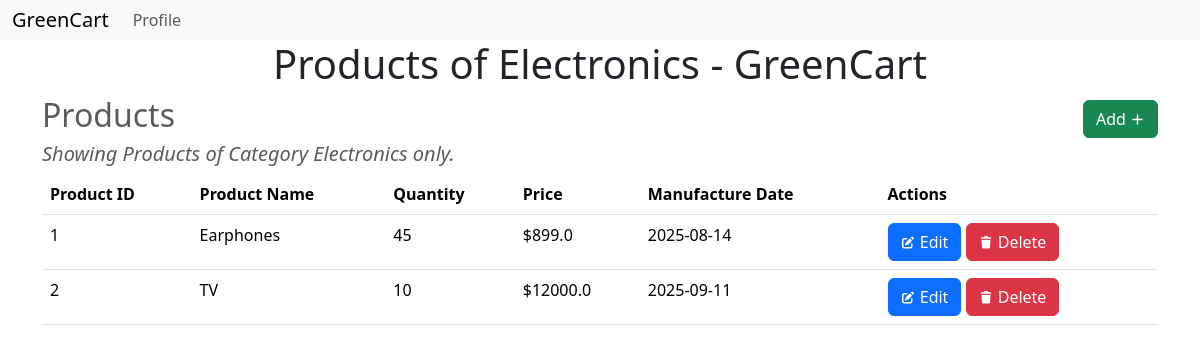
The page /category/1/show (signed in) on the database as committed earlier.
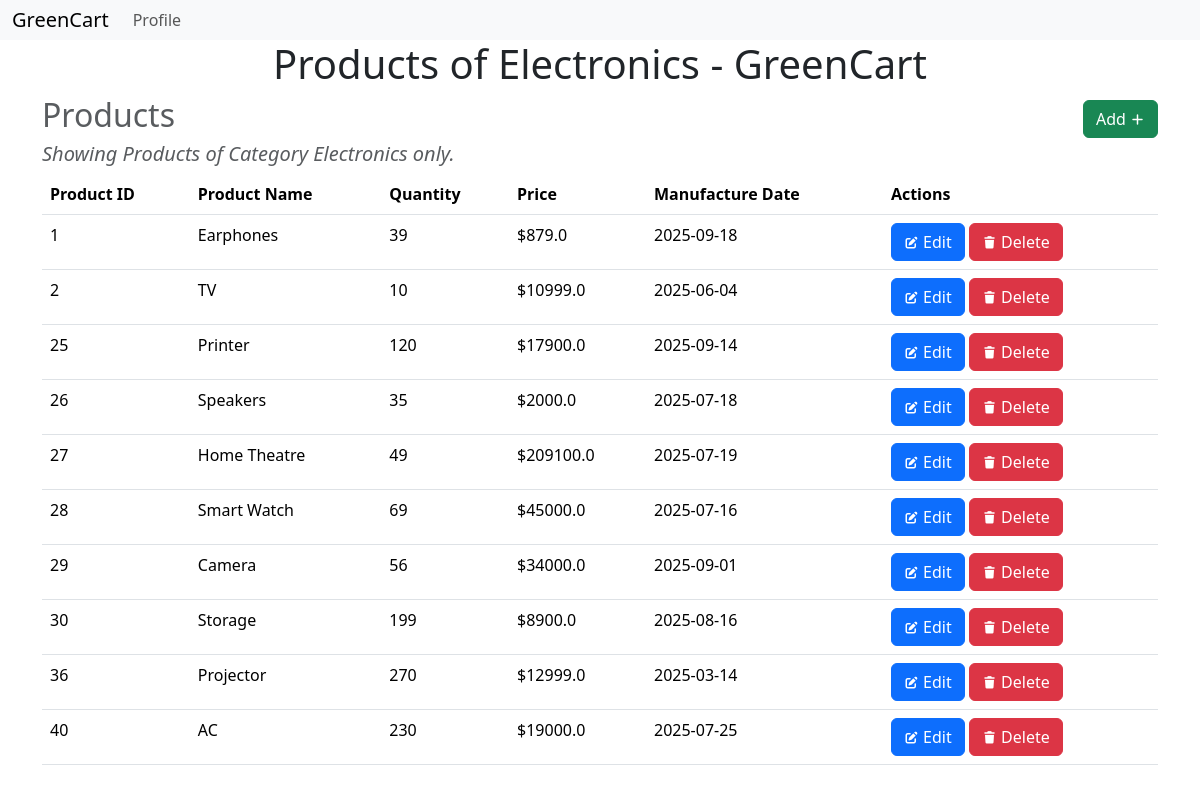
The same page on the database as committed later.
### models.py (models this page shows)
class Category(db.Model):
    __tablename__ = 'category'
    id = db.Column(db.Integer, primary_key=True)
    name = db.Column(db.String(64), unique=True, nullable=False)
    products = db.relationship('Product', backref='category', lazy=True)

class Product(db.Model):
    __tablename__ = 'product'
    id = db.Column(db.Integer, primary_key=True)
    name = db.Column(db.String(128), nullable=False)
    category_id = db.Column(db.Integer, db.ForeignKey('category.id'), nullable=False)
    quantity = db.Column(db.Integer, nullable=False)
    price = db.Column(db.Float, nullable=False)
    man_date = db.Column(db.Date, nullable=False)
    cart = db.relationship('Cart', backref='product', lazy=True)
    orders = db.relationship('Order', backref='product', lazy=True)

### routes.py (the view)
@app.route('/category/<int:id>/show')
@admin_required
def show_category(id):
    return render_template('category/show.html', user=User.query.get(session['user_id']), category=Category.query.get(id))

### routes.py (called while the page is built)
def admin_required(func):
    @wraps(func)
    def inner(*args, **kwargs):
        if 'user_id' not in session:
            flash('Please log in to access this page.')
            return redirect(url_for('login'))
        user = User.query.get(session['user_id'])
        if not user.is_admin:
            flash('You are not authorized to view this page.')
            return redirect(url_for('index'))
        return func(*args, **kwargs)
    return inner

### templates/category/show.html (shortened to what this page needs)
{% extends 'layout.html' %}
{% block content %}
    <h1>Products of {{category.name}} - GreenCart</h1>
    <div class="heading">
        <h2 class="text-muted">Products</h2>
        <a class="btn btn-success" href="{{url_for('add_product', category_id=category.id)}}">
            Add
            <i class="fas fa-plus fa-xs"></i>
        </a>
    </div>
    <h5 class="text-muted">
        <em>
            Showing Products of Category {{category.name}} only.
        </em>
    </h5>
    <table class="table">
        <thead>
            <tr>
                <th>Product ID</th>
                <th>Product Name</th>
                <th>Quantity</th>
                <th>Price</th>
                <th>Manufacture Date</th>
                <th>Actions</th>
            </tr>
        </thead>
        <body>
            {% for product in category.products %}
                <tr>
                    <td>{{ product.id }}</td>
                    <td>{{ product.name }}</td>
                    <td>{{ product.quantity }}</td>
                    <td>${{ product.price }}</td>
                    <td>{{product.man_date}}</td>
                    <td>
                        <a class="btn btn-primary" href="{{ url_for('edit_product', id=product.id) }}">
                            <i class="fas fa-edit fa-xs"></i>
                            Edit
                        </a>
                        <a class="btn btn-danger" href="{{ url_for('delete_product', id=product.id) }}">
                            <i class="fas fa-trash fa-xs"></i>
                            Delete
                        </a>
                    </td>
                </tr>
            {% endfor %}
        </body>
    </table>
{% endblock %}

### templates/layout.html (shortened to what this page needs)
<!DOCTYPE html>
<html lang="en">
<head>
    <link href="https://cdn.jsdelivr.net/npm/bootstrap@5.3.8/dist/css/bootstrap.min.css" rel="stylesheet">
    <link rel="stylesheet" href="https://cdnjs.cloudflare.com/ajax/libs/font-awesome/7.0.1/css/all.min.css">
</head>
<body>
{% include 'nav.html' %}
<div class="container">
    {% block content %}
    {% endblock %}
</div>
</body>
</html>

### templates/nav.html (shortened to what this page needs)
<nav class="navbar navbar-expand-lg bg-body-tertiary">
  <div class="container-fluid">
    <a class="navbar-brand" href="/">GreenCart</a>
    <div class="collapse navbar-collapse" id="navbarNav">
      <ul class="navbar-nav">
        {% if user %}
        <li class="nav-item">
          <a class="nav-link" href="{{url_for('profile')}}">Profile</a>
        </li>
        {% endif %}
      </ul>
    </div>
  </div>
</nav>

### templates/layout.html (style rules this page uses)
body { margin: 0; padding: 0; }

### templates/category/show.html (style rules this page uses)
.heading { display: flex; justify-content: space-between; align-items: center; }
h1,h2 { text-align: center; }

### templates/nav.html (style rules this page uses)
.navbar { width: 100%; padding: 0; }

Rows that differ between the two databases and show on the page:
changed Product "Earphones": quantity "45" → "39"; price "899.0" → "879.0"; man_date "2025-08-14" → "2025-09-18"
changed Product "TV": price "12000.0" → "10999.0"; man_date "2025-09-11" → "2025-06-04"
added Product: id "25", name "Printer", quantity "120", price "17900.0", man_date "2025-09-14"
added Product: id "26", name "Speakers", quantity "35", price "2000.0", man_date "2025-07-18"
added Product: id "27", name "Home Theatre", quantity "49", price "209100.0", man_date "2025-07-19"
added Product: id "28", name "Smart Watch", quantity "69", price "45000.0", man_date "2025-07-16"
added Product: id "29", name "Camera", quantity "56", price "34000.0", man_date "2025-09-01"
added Product: id "30", name "Storage", quantity "199", price "8900.0", man_date "2025-08-16"
added Product: id "36", name "Projector", quantity "270", price "12999.0", man_date "2025-03-14"
added Product: id "40", name "AC", quantity "230", price "19000.0", man_date "2025-07-25"
